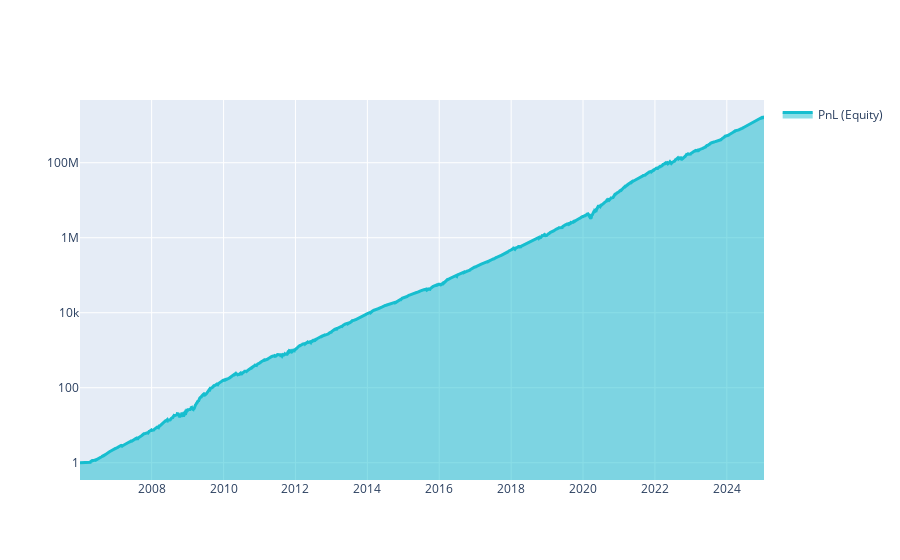

The code cell stored with this chart in its notebook:
### Markdown cell above
The sharpe ratio using the method above follows from **forward looking**. Predictions for (let us say) 2017 know about the relation between features and targets in 2020. Let us visualize the results:

### Code cell
import qnt.graph as qngraph

statistics = qnstats.calc_stat(stock_data, weights)

display(statistics.to_pandas().tail())

performance = statistics.to_pandas()["equity"]
qngraph.make_plot_filled(performance.index, performance, name="PnL (Equity)", type="log")

display(statistics[-1:].sel(field = ["sharpe_ratio"]).transpose().to_pandas())

# check for correlations with existing strategies:
qnstats.print_correlation(weights,stock_data)

### Figure 1 — Plotly figure (JSON) as saved in the notebook; plotly's stock layout.template omitted (floating-point values rounded to 4 significant figures; data arrays with more than 128 entries replaced by an {"elided": "..."} marker saying what was removed)
{"data": [{"fill": "tonexty", "line": {"color": "#17BECF", "width": 3}, "name": "PnL (Equity)", "type": "scatter", "x": {"elided": "4788 str values"}, "y": {"elided": "4788 float values"}}], "layout": {"autosize": true, "showlegend": true, "xaxis": {"autorange": true, "range": ["2006-01-03", "2025-01-13"], "type": "date"}, "yaxis": {"range": [-0.4606, 9.673], "type": "log"}}}
